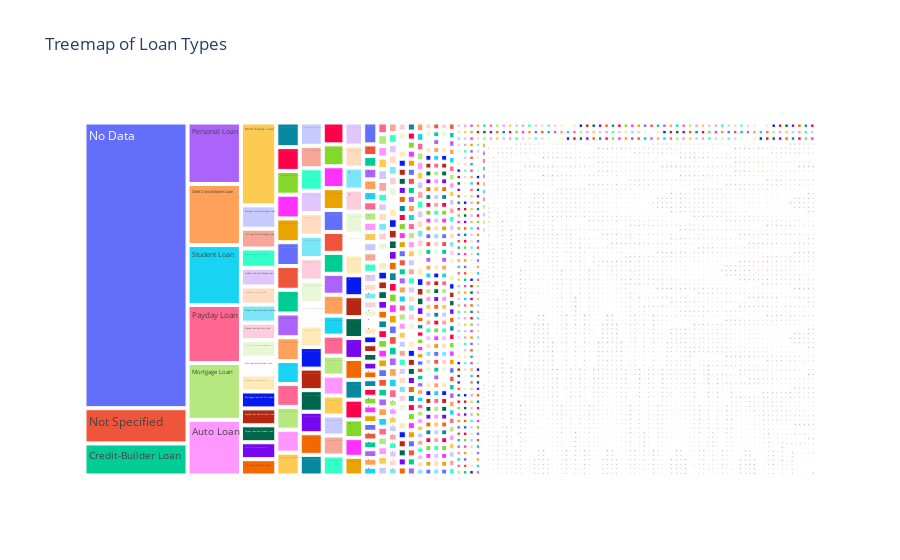

Here is the notebook cell this chart was saved with:
### Code cell
value_counts = df['Type_of_Loan'].value_counts()
value_counts_df = value_counts.reset_index()
value_counts_df.columns = ['Type_of_Loan', 'Count']

# Create a treemap using plotly
fig = px.treemap(value_counts_df, 
                 path=['Type_of_Loan'], 
                 values='Count', 
                 title='Treemap of Loan Types')

# Show the interactive treemap
fig.show()

### Figure 1 — Plotly figure (JSON) as saved in the notebook; plotly's stock layout.template omitted (floating-point values rounded to 4 significant figures; data arrays with more than 128 entries replaced by an {"elided": "..."} marker saying what was removed)
{"data": [{"branchvalues": "total", "domain": {"x": [0, 1], "y": [0, 1]}, "hovertemplate": "labels=%{label}<br>Count=%{value}<br>parent=%{parent}<br>id=%{id}<extra></extra>", "ids": {"elided": "6261 str values"}, "labels": {"elided": "6261 str values"}, "name": "", "parents": {"elided": "6261 str values"}, "type": "treemap", "values": {"elided": "6261 int values"}}], "layout": {"legend": {"tracegroupgap": 0}, "title": {"text": "Treemap of Loan Types"}}}
